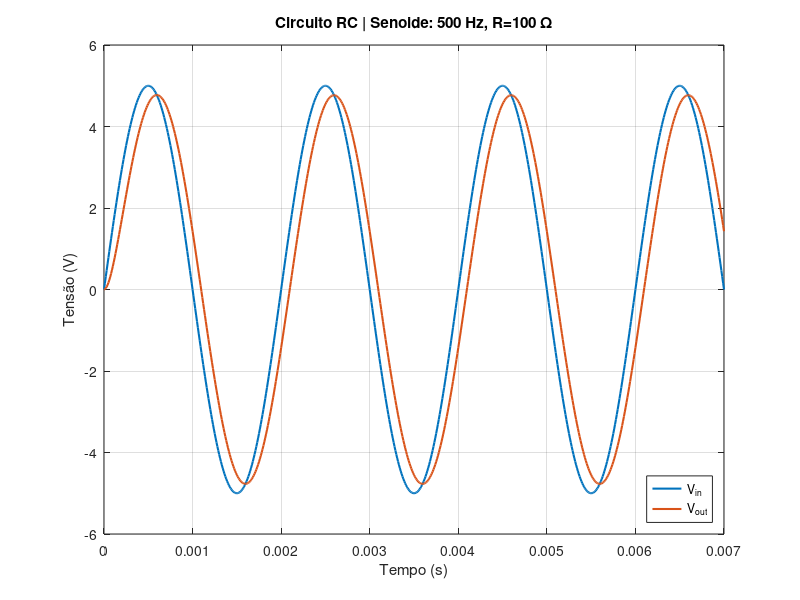
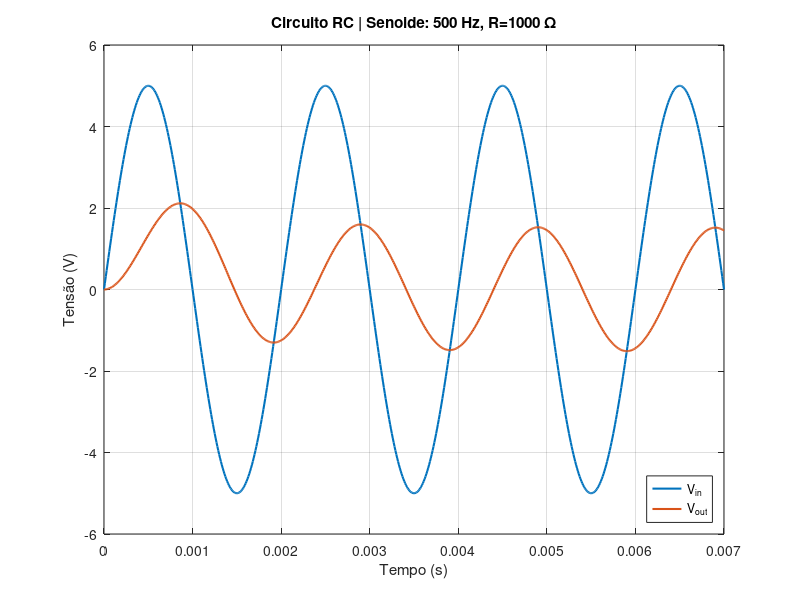
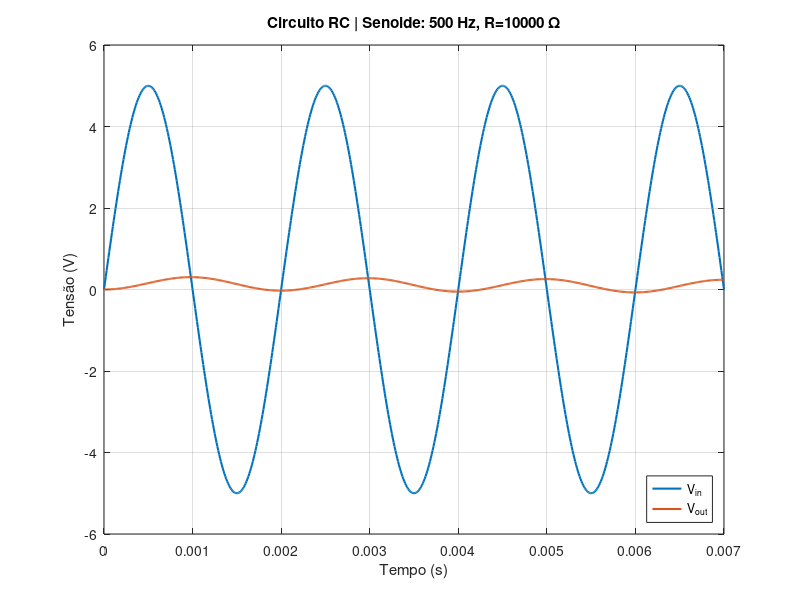

Here is the MATLAB script that generated these plots, in order:
% circuito_RC_seno_varia_R.m
% Simula entrada senoidal num circuito RC passa-baixa
% variando o R

pkg load control

R1 = 100;
R2 = 1e3;
R3 = 10e3;
C = 1e-6;

s = tf('s');

H1 = 1/(R1*C*s + 1);
H2 = 1/(R2*C*s + 1);
H3 = 1/(R3*C*s + 1);

f = 500;
Vm = 5;

T = 1/f;          % período da onda senoidal
t_fim = 3.5*T;    % simulando 3,5 periodos da onda
t = 0:1e-5:t_fim;

Vin = Vm*sin(2*pi*f*t);

[Vout, t] = lsim(H1, Vin, t);
plot(t, Vin, 'LineWidth', 1.5);
hold on;
plot(t, Vout, 'LineWidth', 1.5);
grid on;
xlabel('Tempo (s)');
ylabel('Tensão (V)');
legend('V_{in}', 'V_{out}', "location", "southeast");
msg=num2str(R1);
title(['Circuito RC | Senoide: 500 Hz, R=', num2str(R1), ' Ω']);

figure;
clear Vout;
[Vout, t] = lsim(H2, Vin, t);
plot(t, Vin, 'LineWidth', 1.5);
hold on;
plot(t, Vout, 'LineWidth', 1.5);
grid on;
xlabel('Tempo (s)');
ylabel('Tensão (V)');
legend('V_{in}', 'V_{out}', "location", "southeast");
msg=num2str(R1);
title(['Circuito RC | Senoide: 500 Hz, R=', num2str(R2), ' Ω']);

figure;
clear Vout;
[Vout, t] = lsim(H3, Vin, t);
plot(t, Vin, 'LineWidth', 1.5);
hold on;
plot(t, Vout, 'LineWidth', 1.5);
grid on;
xlabel('Tempo (s)');
ylabel('Tensão (V)');
legend('V_{in}', 'V_{out}', "location", "southeast");
msg=num2str(R1);
title(['Circuito RC | Senoide: 500 Hz, R=', num2str(R3), ' Ω']);
